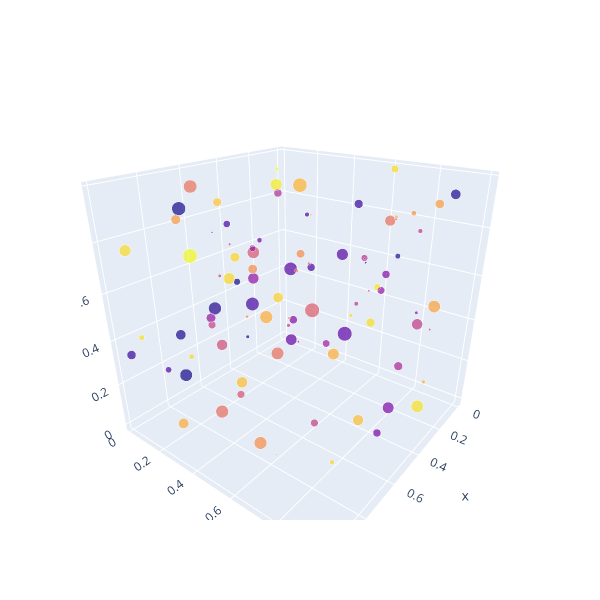

Notebook code for this chart:
### Code cell
import numpy as np
import plotly.graph_objects as go

np.random.seed(1)
bubble3d_data = np.random.rand(5, 100)
go.Figure(
    go.Scatter3d(
        x=bubble3d_data[0],
        y=bubble3d_data[1],
        z=bubble3d_data[2],
        mode="markers",
        marker={
            "size": bubble3d_data[3] * 10,
            "color": bubble3d_data[4],
        },
    ),
    go.Layout(
        width=600,
        height=600,
    )
).show()
